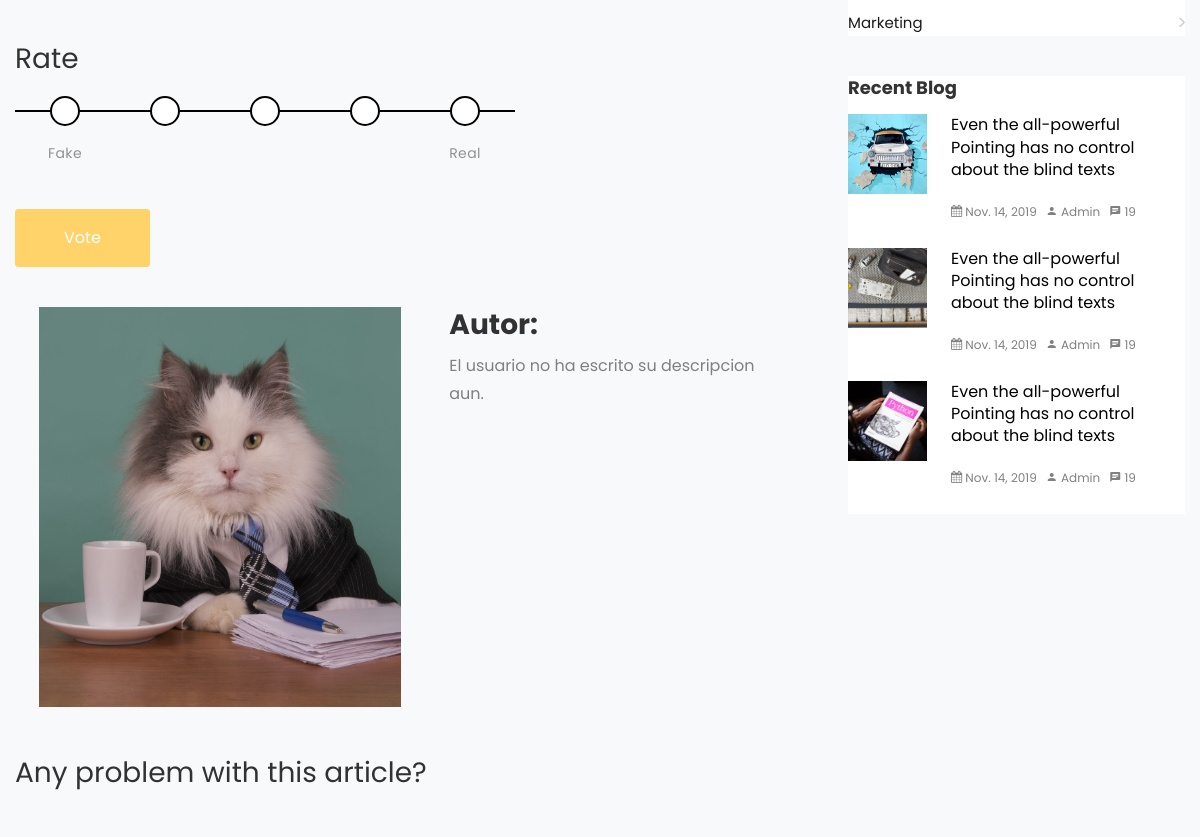
The app's page /new/20 (middle part), older data.
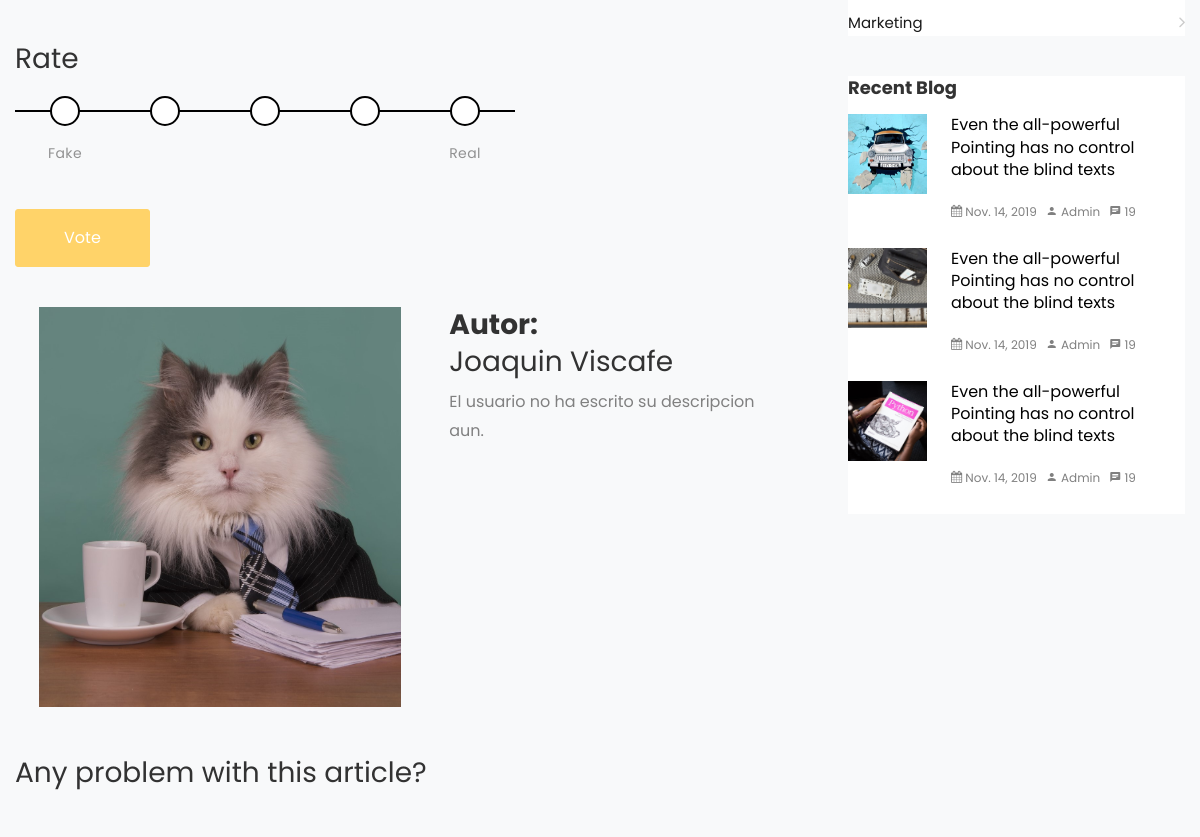
The same page, newer data.
### main/models.py (models this page shows, shortened)
class Noticia(models.Model):
    titulo = models.TextField()
    descripcion = models.TextField()
    fuente = models.CharField(max_length=100)
    puntaje = models.IntegerField()
    creador = models.ForeignKey(Usuario, on_delete=models.CASCADE)
    fecha = models.DateTimeField(auto_now_add=True)
    paises = (('Argentina', 'Argentina'), ('Bolivia', 'Bolivia'), ('Brasil', 'Brasil'),
              ('Chile', 'Chile'), ('Colombia', 'Colombia'), ('Ecuador', 'Ecuador'),
              ('Paraguay', 'Paraguay'), ('Perú', 'Perú'), ('Uruguay', 'Uruguay'),
              ('Venezuela', 'Venezuela'), ('Internacional', 'Internacional'))
    pais = models.CharField(choices=paises, default='Internacional',max_length=20)
    imagen = models.CharField(max_length=100, default='default')
    categorias = models.ManyToManyField(Categoria)
    def parrafos(self):
        return self.descripcion.split("\n")

class Usuario(AbstractUser):
    id = models.AutoField(primary_key = True)
    first_name = models.CharField(max_length=50)
    last_name = models.CharField(max_length=50)
    username = models.CharField(max_length=7, unique=True)
    password = models.CharField(default='', max_length=20)
    email = models.CharField(max_length=30, default='')
    fecha_nacimiento = models.DateField(null=True)
    nacionalidades=  (('Argentina', 'Argentina'), ('Bolivia', 'Bolivia'), ('Brasil', 'Brasil'),
              ('Chile', 'Chile'), ('Colombia', 'Colombia'), ('Ecuador', 'Ecuador'),
              ('Paraguay', 'Paraguay'), ('Perú', 'Perú'), ('Uruguay', 'Uruguay'),
              ('Venezuela', 'Venezuela'))
    nacionalidad=models.CharField( max_length=20, default='Bolivia')
    puntaje = models.IntegerField(null=True)
    generos=( ('M', 'Masculino'), ('F', 'Femenino'))
    genero = models.CharField(choices=generos, default='FN', max_length=10)
    descripcion = models.CharField(max_length=140, default='El usuario no ha escrito su descripcion aun.')
    last_login = models.DateTimeField(null=True)
    is_staff = models.BooleanField(null=True)
    is_active = models.BooleanField(default=True)
    is_superuser = models.BooleanField(null=True)
    date_joined = models.DateTimeField(null=True)
    def __str__(self):
        return f"{self.first_name} {self.last_name}"

### main/views.py (the view)
# urls.py: path('new/<int:id>', new_view, name='new'),
def new_view(request, id):
    form = DenunciaForm(request.POST or None)
    noticia = Noticia.objects.get(id=id)
    if form.is_valid():
        form.save(noticia)
    context = {
        'noticia': noticia
    }
    return render(request, "noticia.html", context)

### templates/noticia.html (shortened to what this page needs)
{% extends 'base.html' %}
{% block content %}
<section class="bg-light contact-section ">
     <br>
     <br>
    <br>
      <div class="container">
        <div class="row">
          <div class="col-lg-8 ftco-animate">
            <br>
            <h3>Rate</h3>
            <form method='POST'  action="#" class="bg-light form-group "> {% csrf_token %}
              <div id="form-wrapper">
                <div id="debt-amount-slider">
                  <label for="1" data-debt-amount="Fake"></label>
                  <label for="2" data-debt-amount=""></label>
                  <label for="3" data-debt-amount=""></label>
                  <label for="4" data-debt-amount=""></label>
                  <label for="5" data-debt-amount="Real"></label>
                </div>
              </div>
              <br>
              <br>
              <div class="form-group">
                <input type="submit" value="Vote" class="btn btn-primary py-3 px-5">
              </div>
            </form>
            <div class="about-author d-flex p-4 bg-light">
              <div class="bio mr-5">
                <img src="../static/images/person_1.jpg" alt="Image placeholder" class="img-fluid mb-4" style="width: 400px; height: 400px">
              </div>
              <div class="desc">
                <h3><b>Autor: </b> <br> {{noticia.creador}}</h3>
                <p>{{noticia.creador.descripcion}}</p>
              </div>
            </div>
            <div class="">
              <div class="comment-form-wrap">
                <h3 class="mb-5">Any problem with this article? </h3>
              </div>
            </div>
          </div>
          <div class="col-lg-4 sidebar pl-lg-5 ftco-animate">
            <div class="sidebar-box ftco-animate">
              <div class="categories">
                <li><a href="#">Marketing <span class="ion-ios-arrow-forward"></span></a></li>
              </div>
            </div>
            <div class="sidebar-box ftco-animate">
              <h3>Recent Blog</h3>
              <div class="block-21 mb-4 d-flex">
                <a class="blog-img mr-4" style="background-image: url(../static/images/image_1.jpg);"></a>
                <div class="text">
                  <h3 class="heading"><a href="#">Even the all-powerful Pointing has no control about the blind texts</a></h3>
                  <div class="meta">
                    <div><a href="#"><span class="icon-calendar"></span> Nov. 14, 2019</a></div>
                    <div><a href="#"><span class="icon-person"></span> Admin</a></div>
                    <div><a href="#"><span class="icon-chat"></span> 19</a></div>
                  </div>
                </div>
              </div>
              <div class="block-21 mb-4 d-flex">
                <a class="blog-img mr-4" style="background-image: url(../static/images/image_2.jpg);"></a>
                <div class="text">
                  <h3 class="heading"><a href="#">Even the all-powerful Pointing has no control about the blind texts</a></h3>
                  <div class="meta">
                    <div><a href="#"><span class="icon-calendar"></span> Nov. 14, 2019</a></div>
                    <div><a href="#"><span class="icon-person"></span> Admin</a></div>
                    <div><a href="#"><span class="icon-chat"></span> 19</a></div>
                  </div>
                </div>
              </div>
              <div class="block-21 mb-4 d-flex">
                <a class="blog-img mr-4" style="background-image: url(../static/images/image_3.jpg);"></a>
                <div class="text">
                  <h3 class="heading"><a href="#">Even the all-powerful Pointing has no control about the blind texts</a></h3>
                  <div class="meta">
                    <div><a href="#"><span class="icon-calendar"></span> Nov. 14, 2019</a></div>
                    <div><a href="#"><span class="icon-person"></span> Admin</a></div>
                    <div><a href="#"><span class="icon-chat"></span> 19</a></div>
                  </div>
                </div>
              </div>
            </div>
          </div>
        </div>
      </div>
    </section>
{% endblock %}

Row changes from the older to the newer data that the page shows:
changed through a linked row, Noticia "El usuario no ha escrito su descripcion aun.": creador (not shown) → "Joaquin Viscafe"
